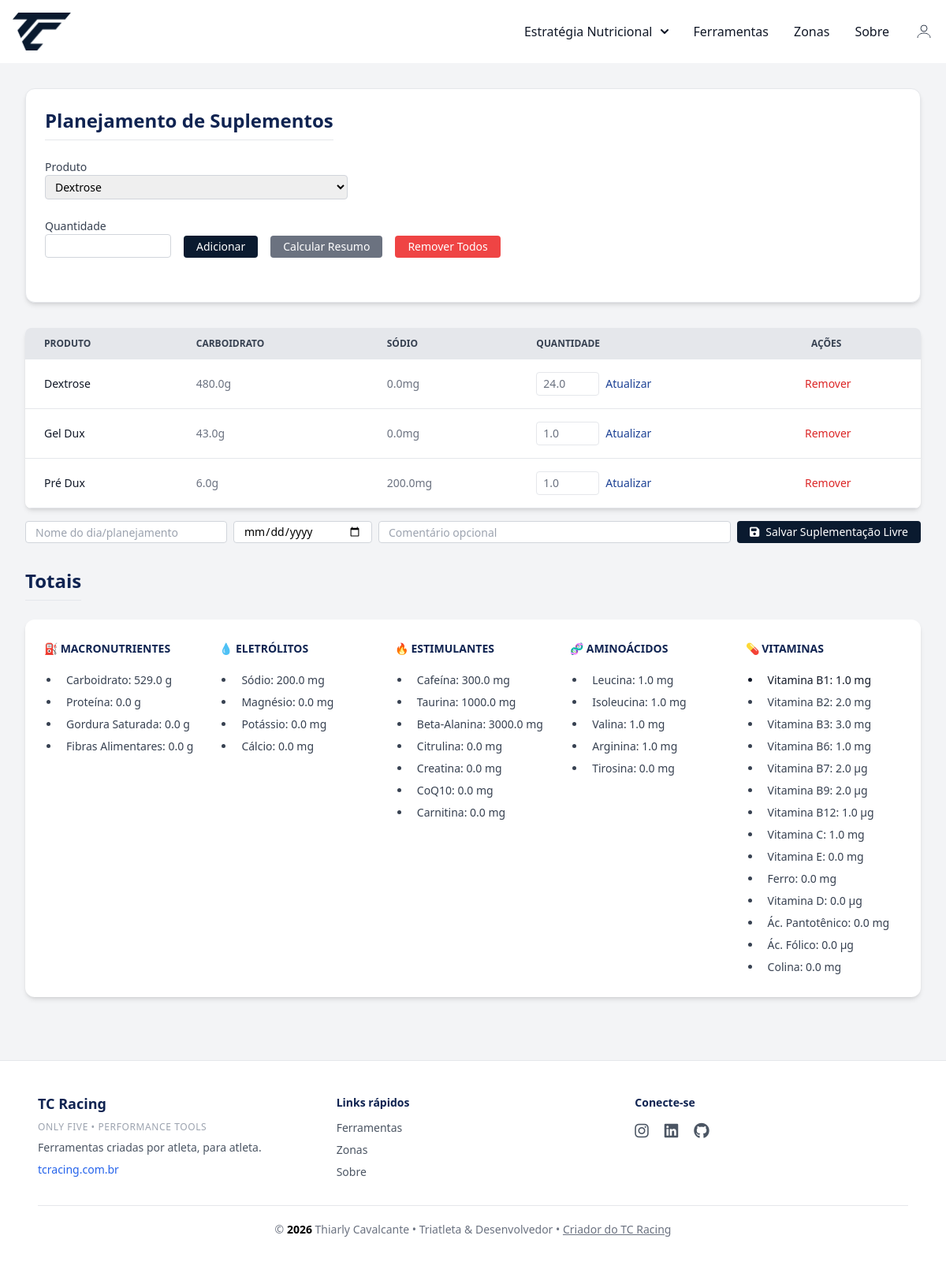
The page /planejamento (signed in) on the database its author committed.
### conversor/models.py (models this page shows, shortened)
class PlanejamentoItem(database.Model):
    __tablename__ = 'planejamento_itens'
    id = database.Column(database.Integer, primary_key=True)
    user_id = database.Column(database.Integer, database.ForeignKey('user.id'), nullable=False)
    suplemento_id = database.Column(database.Integer, database.ForeignKey('suplementos.id', ondelete='SET NULL'))
    quantidade = database.Column(database.Float, nullable=False)
    suplemento = database.relationship('Suplemento', lazy=True)

class Suplemento(database.Model):
    __tablename__ = 'suplementos'
    id = database.Column(database.Integer, primary_key=True)
    user_id = database.Column(database.Integer, database.ForeignKey('user.id'), nullable=False)
    nome = database.Column(database.String(100), nullable=False)
    tipo = database.Column(database.String(50), nullable=False)
    marca = database.Column(database.String(50))
    gramas_por_porcao = database.Column(database.Float)
    descricao_porcao = database.Column(database.String(50))
    carbo = database.Column(database.Float)
    proteina = database.Column(database.Float)
    gordura_saturada = database.Column(database.Float)
    fibras_alimentares = database.Column(database.Float)
    sodio = database.Column(database.Float)
    magnesio = database.Column(database.Float)
    potassio = database.Column(database.Float)
    calcio = database.Column(database.Float)
    cloro = database.Column(database.Float)
    fosforo = database.Column(database.Float)
    zinco = database.Column(database.Float)
    cafeina = database.Column(database.Float)
    taurina = database.Column(database.Float)
    beta_alanina = database.Column(database.Float)
    citrulina = database.Column(database.Float)
    creatina = database.Column(database.Float)
    coq10 = database.Column(database.Float)
    carnitina = database.Column(database.Float)
    leucina = database.Column(database.Float)
    isoleucina = database.Column(database.Float)
    valina = database.Column(database.Float)
    arginina = database.Column(database.Float)
    niacina = database.Column(database.Float)
    tirosina = database.Column(database.Float)
    vit_b1 = database.Column(database.Float)
    vit_b2 = database.Column(database.Float)
    vit_b3 = database.Column(database.Float)
    vit_b5 = database.Column(database.Float)
    vit_b6 = database.Column(database.Float)
    vit_b7 = database.Column(database.Float)
    vit_b9 = database.Column(database.Float)
    vit_b12 = database.Column(database.Float)
    vit_c = database.Column(database.Float)
    vit_e = database.Column(database.Float)
    vit_ferro = database.Column(database.Float)
    vit_d = database.Column(database.Float)
    colina = database.Column(database.Float)
    acido_pantotenico = database.Column(database.Float)
    acido_folico = database.Column(database.Float)
    comentario = database.Column(database.Text)  # campo livre para observações
    ingredientes = database.Column(database.Text)  # composição ou descrição dos ingredientes

### conversor/router.py (the view, shortened to what this page needs)
@app.route('/planejamento', methods=['GET', 'POST'])
@login_required
def planejamento():
    form = PlanningItemForm()
    form.suplemento_id.choices = [
        (s.id, s.nome) for s in Suplemento.query.order_by(Suplemento.nome.asc()).all()
    ]
    itens = PlanejamentoItem.query.filter_by(user_id=current_user.id).all()
    itens_validos = []
    for item in itens:
        if item.suplemento is None:
            database.session.delete(item)
        else:
            itens_validos.append(item)
    database.session.commit()
    totais = calcular_totais_planejamento(itens_validos)
    return render_template('planejamento.html', form=form, itens=itens_validos, totais=totais)

### conversor/forms.py
class PlanningItemForm(FlaskForm):
    suplemento_id = SelectField('Produto', coerce=int, validators=[DataRequired()])
    quantidade = DecimalFieldBR('Quantidade', places=2, rounding=None, validators=[DataRequired(), NumberRange(min=0.01)])
    submit = SubmitField('Adicionar')

### conversor/models.py (called while the page is built)
@login_manager.user_loader
def load_user(user_id):
    return User.query.get(int(user_id))

### conversor/templates/planejamento.html (shortened to what this page needs)
{% extends "base.html" %}
{% block content %}
<div class="max-w-7xl mx-auto py-8 px-4 sm:px-6 lg:px-8">
<div class="bg-white shadow-md rounded-xl p-6 border border-gray-200 mb-8">
  <h1 class="text-2xl font-bold text-left mb-6 border-b pb-2 title-nave">Planejamento de Suplementos</h1>
  <div class="flex flex-col gap-4 mb-8">
    <form method="POST" class="flex flex-col gap-4">
      <div class="w-full sm:max-w-sm">
        {{ form.suplemento_id.label(class="block text-sm font-medium text-gray-700") }}
        {{ form.suplemento_id(
          class="border border-gray-300 rounded px-2 py-1 text-sm w-full",
          id="select-suplemento"
        ) }}
      </div>
      <div class="flex flex-col sm:flex-row gap-4 items-end">
        <div class="w-full sm:w-40">
          {{ form.quantidade.label(class="block text-sm font-medium text-gray-700") }}
          {{ form.quantidade(
            class="border border-gray-300 rounded px-2 py-1 text-sm w-full",
            step="0.01", min="0.01"
          ) }}
        </div>
    </form>
    <div class="flex flex-col sm:flex-row gap-4 mt-2">
      <button type="submit" class=" btn-nave text-white text-sm px-4 py-1 rounded w-full sm:w-auto mt-1 sm:mt-[22px]">
        Adicionar
      </button>
    </div>
      <a href="{{ url_for('resumo_view') }}" class="bg-gray-500 text-white text-sm px-4 py-1 rounded hover:bg-gray-600 w-full sm:w-auto text-center">
        Calcular Resumo
      </a>
      <form method="POST" action="{{ url_for('remover_todos_itens') }}" onsubmit="return confirm('Deseja remover todos os itens?')" class="w-full sm:w-auto">
        <button type="submit" class="bg-red-500 text-white text-sm px-4 py-1 rounded hover:bg-red-600 w-full sm:w-auto">
          Remover Todos
        </button>
      </form>
    </div>
  </div>
</div>
  {% if itens %}
    <div class="relative overflow-x-auto shadow-md sm:rounded-lg">
      <table class="w-full text-sm text-left rtl:text-right text-gray-500 dark:text-gray-400">
        <thead class="text-xs text-gray-700 uppercase bg-gray-200 dark:bg-gray-700 dark:text-gray-400">
          <tr>
            <th scope="col" class="px-6 py-3 ">Produto</th>
            <th scope="col" class="px-6 py-3 ">Carboidrato</th>
            <th scope="col" class="px-6 py-3 ">Sódio</th>
            <th scope="col" class="px-6 py-3 ">Quantidade</th>
            <th scope="col" class="px-6 py-3 ">Ações</th>
          </tr>
        </thead>
        <tbody>
          {% for item in itens %}
          <tr class="bg-white border-b dark:bg-gray-800 dark:border-gray-700 border-gray-200" >
            <th scope="row" class="px-6 py-4 font-medium text-gray-900 whitespace-nowrap dark:text-white">{{ item.suplemento.nome }}</th>
            <td class="px-6 py-4 whitespace-nowrap">
              {{ (item.suplemento.carbo or 0) * item.quantidade | round(1) }}g
            </td>
            <td class="px-6 py-4 whitespace-nowrap">
              {{ (item.suplemento.sodio or 0) * item.quantidade | round(1) }}mg
            </td>
            <td class="px-6 py-4 whitespace-nowrap">
              <form method="POST" action="{{ url_for('atualizar_quantidade', item_id=item.id) }}" class="flex items-center gap-2">
                <input type="number" name="quantidade" value="{{ item.quantidade | float | round(2) }}" step="any" min="0.01" class="w-20 px-2 py-1 border rounded">
                <button type="submit" class="resumo-nave hover:underline">Atualizar</button>
              </form>
            </td>
            <td class="px-4 py-2 border-b whitespace-nowrap">
              <form method="POST" action="{{ url_for('remover_item', item_id=item.id) }}" onsubmit="return confirm('Deseja remover este item?')">
                <button type="submit" class="text-red-600 hover:underline">Remover</button>
              </form>
            </td>
          </tr>
          {% endfor %}
        </tbody>
      </table>
    </div>
  {% else %}
    <p class="text-gray-600 mb-8">Nenhum item no planejamento ainda.</p>
  {% endif %}
  <form method="POST" action="{{ url_for('salvar_resumo_livre') }}"
        class="flex flex-col sm:flex-row flex-wrap items-end gap-2 mt-4 mb-8">
      <input type="text" name="nome_treino"
          placeholder="Nome do dia/planejamento"
          required
          class="w-full sm:w-64 px-3 py-1 h-7 border border-gray-300 rounded text-sm">
      <input type="date" name="data"
          required
          class="w-full sm:w-44 px-3 py-1 h-7 border border-gray-300 rounded text-sm">
      <input type="text" name="comentario"
          placeholder="Comentário opcional"
          class="w-full sm:flex-1 px-3 py-1 h-7 border border-gray-300 rounded text-sm">
      <button type="submit"
            class="btn-nave text-white text-sm px-4 py-1 rounded flex items-center gap-2">
      <i class="fas fa-save"></i> Salvar Suplementação Livre
      </button>
  </form>
  <div class="mt-8">
    <h2 class="text-2xl font-bold text-left mb-6 border-b pb-2 title-nave">Totais</h2>
    <div class="bg-white shadow-md rounded-xl p-6">
      <div class="grid grid-cols-1 sm:grid-cols-2 md:grid-cols-3 lg:grid-cols-5 gap-6">
        <div>
          <h3 class="text-sm font-semibold title-naveuppercase title-nave  rounded mb-4">⛽️ MACRONUTRIENTES</h3>
          <ul class="list-disc pl-5 text-gray-800">
            <li class="px-2 py-1 font-medium text-gray-700 text-sm whitespace-nowrap dark:text-white">Carboidrato: {{ totais.carbo | round(2) }} g</li>
            <li class="px-2 py-1 font-medium text-gray-700 text-sm whitespace-nowrap dark:text-white">Proteína: {{ totais.proteina | round(2) }} g</li>
            <li class="px-2 py-1 font-medium text-gray-700 text-sm whitespace-nowrap dark:text-white">Gordura Saturada: {{ totais.gordura_saturada | round(2) }} g</li>
            <li class="px-2 py-1 font-medium text-gray-700 text-sm whitespace-nowrap dark:text-white">Fibras Alimentares: {{ totais.fibras_alimentares | round(2) }} g</li>
          </ul>
        </div>
        <div>
          <h3 class="text-sm font-semibold title-naveuppercase title-nave rounded mb-4">💧 ELETRÓLITOS</h3>
          <ul class="list-disc pl-5 text-gray-800">
            <li class="px-2 py-1 font-medium text-gray-700 text-sm whitespace-nowrap dark:text-white">Sódio: {{ totais.sodio | round(2) }} mg</li>
            <li class="px-2 py-1 font-medium text-gray-700 text-sm whitespace-nowrap dark:text-white">Magnésio: {{ totais.magnesio | round(2) }} mg</li>
            <li class="px-2 py-1 font-medium text-gray-700 text-sm whitespace-nowrap dark:text-white">Potássio: {{ totais.potassio | round(2) }} mg</li>
            <li class="px-2 py-1 font-medium text-gray-700 text-sm whitespace-nowrap dark:text-white">Cálcio: {{ totais.calcio | round(2) }} mg</li>
          </ul>
        </div>
        <div>
          <h3 class="text-sm font-semibold title-nave uppercase title-nave rounded mb-4">🔥 Estimulantes</h3>
          <ul class="list-disc pl-5 text-gray-800">
            <li class="px-2 py-1 font-medium text-gray-700 text-sm whitespace-nowrap dark:text-white">Cafeína: {{ totais.cafeina | round(2) }} mg</li>
            <li class="px-2 py-1 font-medium text-gray-700 text-sm whitespace-nowrap dark:text-white">Taurina: {{ totais.taurina | round(2) }} mg</li>
            <li class="px-2 py-1 font-medium text-gray-700 text-sm whitespace-nowrap dark:text-white">Beta-Alanina: {{ totais.beta_alanina | round(2) }} mg</li>
            <li class="px-2 py-1 font-medium text-gray-700 text-sm whitespace-nowrap dark:text-white">Citrulina: {{ totais.citrulina | round(2) }} mg</li>
            <li class="px-2 py-1 font-medium text-gray-700 text-sm whitespace-nowrap dark:text-white">Creatina: {{ totais.creatina | round(2) }} mg</li>
            <li class="px-2 py-1 font-medium text-gray-700 text-sm whitespace-nowrap dark:text-white">CoQ10: {{ totais.coq10 | round(2) }} mg</li>
            <li class="px-2 py-1 font-medium text-gray-700 text-sm whitespace-nowrap dark:text-white">Carnitina: {{ totais.carnitina | round(2) }} mg</li>
          </ul>
        </div>
        <div>
          <h3 class="text-sm font-semibold title-nave uppercase btitle-nave rounded mb-4">🧬 Aminoácidos</h3>
          <ul class="list-disc pl-5 text-gray-800">
            <li class="px-2 py-1 font-medium text-gray-700 text-sm whitespace-nowrap dark:text-white">Leucina: {{ totais.leucina | round(2) }} mg</li>
            <li class="px-2 py-1 font-medium text-gray-700 text-sm whitespace-nowrap dark:text-white">Isoleucina: {{ totais.isoleucina | round(2) }} mg</li>
            <li class="px-2 py-1 font-medium text-gray-700 text-sm whitespace-nowrap dark:text-white">Valina: {{ totais.valina | round(2) }} mg</li>
            <li class="px-2 py-1 font-medium text-gray-700 text-sm whitespace-nowrap dark:text-white">Arginina: {{ totais.arginina | round(2) }} mg</li>
            <li class="px-2 py-1 font-medium text-gray-700 text-sm whitespace-nowrap dark:text-white">Tirosina: {{ totais.tirosina | round(2) }} mg</li>
          </ul>
        </div>
        <div>
          <h3 class="text-sm font-semibold title-nave uppercase  rounded mb-4">💊 VITAMINAS</h3>
          <ul class="list-disc pl-5 text-gray-800">
            <li class="px-2 py-1 font-medium text-gray-900 text-sm whitespace-nowrap dark:text-white">Vitamina B1: {{ totais.vit_b1 | round(2) }} mg</span></li>
            <li class="px-2 py-1 font-medium text-gray-700 text-sm whitespace-nowrap dark:text-white">Vitamina B2: {{ totais.vit_b2 | round(2) }} mg</li>
            <li class="px-2 py-1 font-medium text-gray-700 text-sm whitespace-nowrap dark:text-white">Vitamina B3: {{ totais.vit_b3 | round(2) }} mg</li>
            <li class="px-2 py-1 font-medium text-gray-700 text-sm whitespace-nowrap dark:text-white">Vitamina B6: {{ totais.vit_b6 | round(2) }} mg</li>
            <li class="px-2 py-1 font-medium text-gray-700 text-sm whitespace-nowrap dark:text-white">Vitamina B7: {{ totais.vit_b7 | round(2) }}  µg</li>
            <li class="px-2 py-1 font-medium text-gray-700 text-sm whitespace-nowrap dark:text-white">Vitamina B9: {{ totais.vit_b9 | round(2) }}  µg</li>
            <li class="px-2 py-1 font-medium text-gray-700 text-sm whitespace-nowrap dark:text-white">Vitamina B12: {{ totais.vit_b12 | round(2) }}  µg</li>
            <li class="px-2 py-1 font-medium text-gray-700 text-sm whitespace-nowrap dark:text-white">Vitamina C: {{ totais.vit_c | round(2) }} mg</li>
            <li class="px-2 py-1 font-medium text-gray-700 text-sm whitespace-nowrap dark:text-white">Vitamina E: {{ totais.vit_e | round(2) }} mg</li>
            <li class="px-2 py-1 font-medium text-gray-700 text-sm whitespace-nowrap dark:text-white">Ferro: {{ totais.vit_ferro | round(2) }} mg</li>
            <li class="px-2 py-1 font-medium text-gray-700 text-sm whitespace-nowrap dark:text-white">Vitamina D: {{ totais.vit_d | round(2) }} µg</li>
            <li class="px-2 py-1 font-medium text-gray-700 text-sm whitespace-nowrap dark:text-white">Ác. Pantotênico: {{ totais.acido_pantotenico | round(2) }} mg</li>
            <li class="px-2 py-1 font-medium text-gray-700 text-sm whitespace-nowrap dark:text-white">Ác. Fólico: {{ totais.acido_folico | round(2) }} µg</li>
            <li class="px-2 py-1 font-medium text-gray-700 text-sm whitespace-nowrap dark:text-white">Colina: {{ totais.colina | round(2) }} mg</li>
          </ul>
        </div>
      </div>
    </div>
  </div>
</div>
{% endblock %}

### conversor/static/css/style.css (style rules this page uses)
html { height: 100%; }
body { display: flex; flex-direction: column; min-height: 100vh; margin: 0; }
.btn-nave { background-color: #0a1a2f; color: white; }
.title-nave { position: relative; display: inline-block; color: #0F2351; font-weight: 700; }
.title-nave::after { content: ""; position: absolute; width: 0; height: 3px; left: 0; bottom: -4px; background-color: #0a1a2f; transition: width 0.3s ease; }
.resumo-nave { color: #1b4094; }

### rows shown on the page
PlanejamentoItem: suplemento.nome "Dextrose", quantidade "24.0"
Suplemento: (item.suplemento.carboor0)*item.quantidade|round(1) "480.0", (item.suplemento.sodioor0)*item.quantidade|round(1) "0.0"
PlanejamentoItem: suplemento.nome "Gel Dux", quantidade "1.0"
Suplemento: (item.suplemento.carboor0)*item.quantidade|round(1) "43.0", (item.suplemento.sodioor0)*item.quantidade|round(1) "0.0"
PlanejamentoItem: suplemento.nome "Pré Dux", quantidade "1.0"
Suplemento: (item.suplemento.carboor0)*item.quantidade|round(1) "6.0", (item.suplemento.sodioor0)*item.quantidade|round(1) "200.0"

### other values the page prints
{{ totais.carbo | round(2) }} "529.0"
{{ totais.proteina | round(2) }} "0.0"
{{ totais.gordura_saturada | round(2) }} "0.0"
{{ totais.fibras_alimentares | round(2) }} "0.0"
{{ totais.sodio | round(2) }} "200.0"
{{ totais.magnesio | round(2) }} "0.0"
{{ totais.potassio | round(2) }} "0.0"
{{ totais.calcio | round(2) }} "0.0"
{{ totais.cafeina | round(2) }} "300.0"
{{ totais.taurina | round(2) }} "1000.0"
{{ totais.beta_alanina | round(2) }} "3000.0"
{{ totais.citrulina | round(2) }} "0.0"
{{ totais.creatina | round(2) }} "0.0"
{{ totais.coq10 | round(2) }} "0.0"
{{ totais.carnitina | round(2) }} "0.0"
